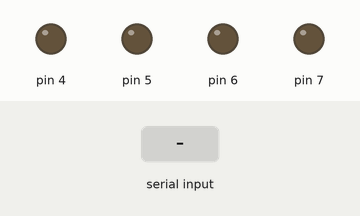
Simulated run of this sketch. Board: Arduino Uno, built with avr-gcc and run on an emulated ATmega328P. On the bench: output pins drawn as LEDs (lit = HIGH). The test bench sets the inputs (shaded band).

Above: at 1.2 s.
1.3 s: "a" received over the second serial link
At 2.1 s:
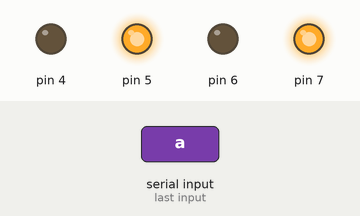
2.8 s: "A" received over the second serial link
At 3.3 s:
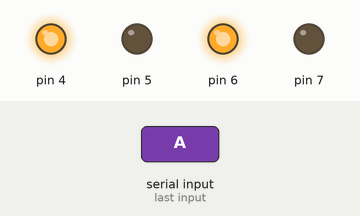
4.3 s: "b" received over the second serial link
At 5.5 s:
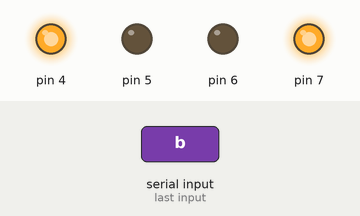
5.8 s: "B" received over the second serial link
At 6.8 s:
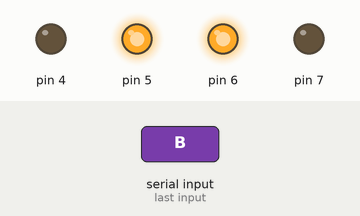
7.3 s: "c" received over the second serial link
At 7.9 s:
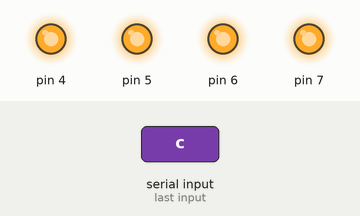
Timing chart, 0 to 9.8 s (numbered marks = the images above; inputs shaded):
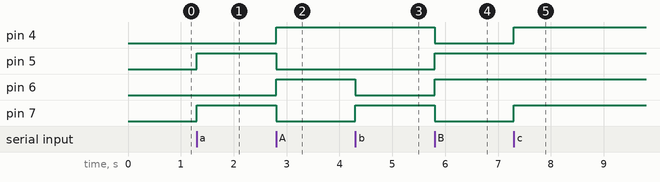

Measured:
- after the input at 1.3 s, pin 5, pin 7: LOW → HIGH at once
- after the input at 2.8 s, pin 4, pin 6: LOW → HIGH at once; pin 5, pin 7: HIGH → LOW at once
- after the input at 4.3 s, pin 6: HIGH → LOW at once; pin 7: LOW → HIGH at once
- after the input at 5.8 s, pin 4, pin 7: HIGH → LOW at once; pin 5, pin 6: LOW → HIGH at once
- after the input at 7.3 s, pin 4, pin 7: LOW → HIGH at once

The sketch:

robotic_car_by_bluetooth.ino
```cpp
#include <SoftwareSerial.h>   // this library function is used to create, the pin of microcontroller as serial port/UART
SoftwareSerial BT(2,3);       // decline the 2nd and 3rd pin of microcontroller as UART the order is Rx,Tx
void setup()
{
  Serial.begin(9600);
  BT.begin(9600);
  for(int i=4;i<=7;i++)
  {
    pinMode(i,OUTPUT);
  }

}
void p1()
{
  for(int i=4;i<=7;i++)
  {
    digitalWrite(i,HIGH);
  }
}
void p2()
{
  digitalWrite(4,LOW);
  digitalWrite(5,HIGH);
  digitalWrite(6,LOW);
  digitalWrite(7,HIGH);
}
void p3()
{
  digitalWrite(4,HIGH);
  digitalWrite(5,LOW);
  digitalWrite(6,HIGH);
  digitalWrite(7,LOW);
}
void p4()
{
  digitalWrite(4,HIGH);
  digitalWrite(5,LOW);
  digitalWrite(6,LOW);
  digitalWrite(7,HIGH);
}
void p5()
{
  digitalWrite(4,LOW);
  digitalWrite(5,HIGH);
  digitalWrite(6,HIGH);
  digitalWrite(7,LOW);
}
void loop()
{
  if(BT.available())
  {
    int y;
    y=BT.read();
    if(y=='a')
    {
      p2();

    }
    if(y=='A')
    {
      p3();

    }
    if(y=='b')
    {
      p4();

    }
    if(y=='B')
    {
      p5();

    }
    if(y=='c')
    {
      p1();

    }
    if(y=='C')
    {
      p1();

    }
  }

}
```
